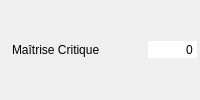
       <widget class="QWidget" name="widget_m_cc" native="true">
        <property name="minimumSize">
         <size>
          <width>200</width>
          <height>26</height>
         </size>
        </property>
        <layout class="QHBoxLayout" name="horizontalLayout_14">
         <property name="spacing">
          <number>2</number>
         </property>
         <property name="leftMargin">
          <number>3</number>
         </property>
         <property name="topMargin">
          <number>3</number>
         </property>
         <property name="rightMargin">
          <number>3</number>
         </property>
         <property name="bottomMargin">
          <number>3</number>
         </property>
         <item>
          <widget class="QLabel" name="label_27">
           <property name="text">
            <string/>
           </property>
           <property name="pixmap">
            <pixmap resource="../../resources/resources.qrc">:/images/Aptitudes/maitrise_critique.png</pixmap>
           </property>
          </widget>
         </item>
         <item>
          <widget class="QLabel" name="label_m_cc">
           <property name="text">
            <string>Maîtrise Critique</string>
           </property>
          </widget>
         </item>
         <item>
          <spacer name="horizontalSpacer_15">
           <property name="orientation">
            <enum>Qt::Horizontal</enum>
           </property>
           <property name="sizeHint" stdset="0">
            <size>
             <width>37</width>
             <height>12</height>
            </size>
           </property>
          </spacer>
         </item>
         <item>
          <widget class="QSpinBox" name="sp_m_cc">
           <property name="focusPolicy">
            <enum>Qt::NoFocus</enum>
           </property>
           <property name="autoFillBackground">
            <bool>true</bool>
           </property>
           <property name="frame">
            <bool>false</bool>
           </property>
           <property name="alignment">
            <set>Qt::AlignRight|Qt::AlignTrailing|Qt::AlignVCenter</set>
           </property>
           <property name="buttonSymbols">
            <enum>QAbstractSpinBox::NoButtons</enum>
           </property>
           <property name="suffix">
            <string/>
           </property>
           <property name="minimum">
            <number>-999999</number>
           </property>
           <property name="maximum">
            <number>9999999</number>
           </property>
           <property name="stepType">
            <enum>QAbstractSpinBox::DefaultStepType</enum>
           </property>
          </widget>
         </item>
        </layout>
       </widget>
